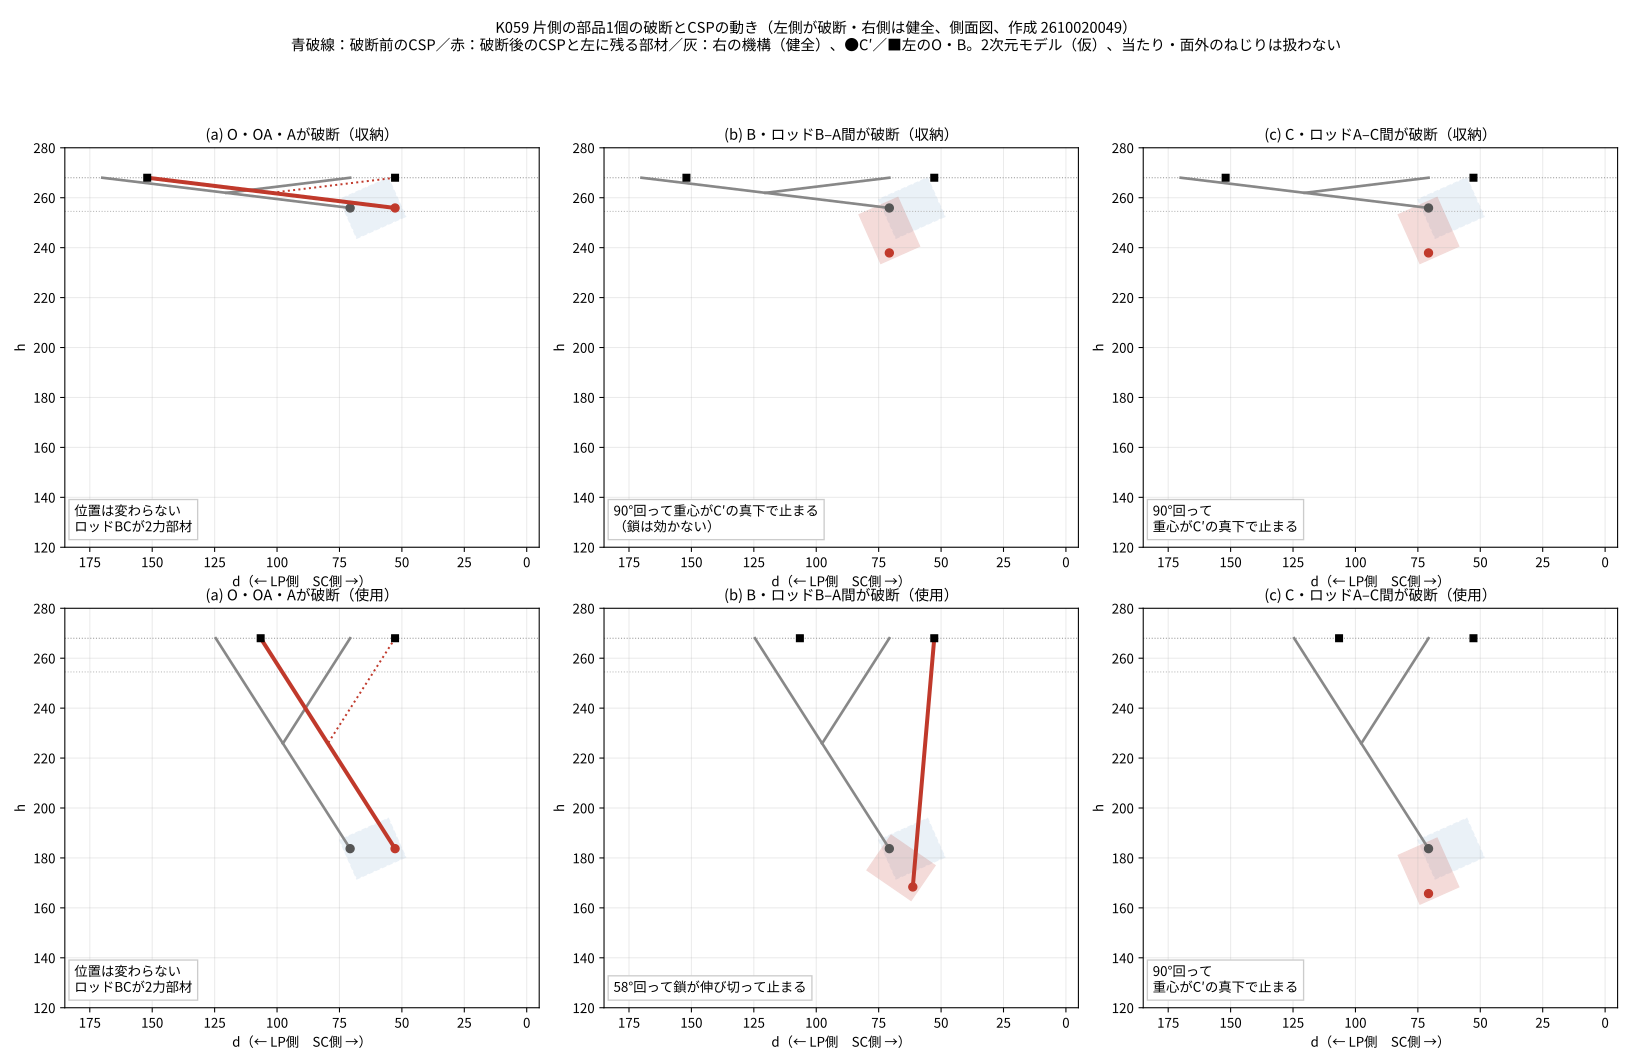

This chart was generated by the following Python code:
# K059 片側の部品1個の破断とCSPの動き（STEP4 4-3、単一故障の確認）
# 左側の機構の部品（短リンクOA・長リンクBAC・支点O/A/B/C）を1個ずつ破断させ、残りで釣り合う位置と左右の分担を求める。右側は健全。
# モデル（側面 d-h 面に投影した2次元、仮）：
#   ・右のC′は健全な右機構に固定され、ピン（x軸まわりに回れる）。CSP（保持具込みの剛体）はC′まわりの回転（ピッチ）1自由度を持つ。
#   ・左のCはCSP上でC′から d方向に−18（Δd、K049配置β）。CSP重心はcsp.pyの断面の図心。荷重はLC1 W=(7.90+7.4)×9.81。
#   ・左の駆動（ねじ・キャリッジ）は健全でBの位置は動かない。駆動の破損は別の故障点（K030 F5：落下止めで対応）。
#   ・面外（x方向）のねじり（ロール）は扱わない。部品どうし・周囲との当たりは考えない。
# 破断ごとの残り：
#   (a) O・OA・A：ロッドBCがB・Cのピンだけで残る（2力部材）。CSPの回転はこれで止まり、位置は変わらない。
#   (b) B・ロッドのB–A間：O–A–Cの2本の鎖が残る。鎖が伸び切る（|OC|=100）まではCSPを止められない。
#   (c) C・ロッドのA–C間：左はCSPから切り離される。
import math, json, csv, subprocess
import matplotlib; matplotlib.use('Agg'); import matplotlib.pyplot as plt
from matplotlib.patches import Polygon
plt.rcParams['font.family']='Noto Sans CJK JP'
TS=subprocess.run(['date','+%y%m%d%H%M'],capture_output=True,text=True,env={'TZ':'Asia/Tokyo'}).stdout.strip()
NAME='K059_片側の部品1個の破断とCSPの動き'
g=9.81; W=(7.90+7.4)*g; a=50.0; CS=255.885; ST=72.16; t0=268-CS; DL,DR=52.73,70.73
prof=[i['p'] for i in json.load(open('/tmp/c56.json',encoding='utf-8'))['items'] if i['t']=='poly' and i['view']=='side']
def cen(P):
    A=cx=cy=0
    for i in range(len(P)):
        x0,y0=P[i]; x1,y1=P[(i+1)%len(P)]; c=x0*y1-x1*y0; A+=c; cx+=(x0+x1)*c; cy+=(y0+y1)*c
    return cx/(3*A), cy/(3*A)
def pose(Od,s):
    oc=t0+ST*s; C=(Od,268-oc); ph=math.asin(oc/(2*a)); B=(Od+2*a*math.cos(ph),268.0); A=((B[0]+C[0])/2,(B[1]+C[1])/2)
    return dict(O=(Od,268.0),A=A,B=B,C=C,phi=math.degrees(ph))
def rot(p,c,t):
    x,y=p[0]-c[0],p[1]-c[1]; return (c[0]+x*math.cos(t)-y*math.sin(t), c[1]+x*math.sin(t)+y*math.cos(t))
rows=[]; figdata=[]
for si,pos in enumerate(('収納','使用')):
    L=pose(DL,si); R=pose(DR,si); Cp=R['C']; C=L['C']; G=cen(prof[si]); P=prof[si]
    # (a) ロッドBCが2力部材：CSPの釣り合い（W at G、左はBC方向の軸力T at C、右C′は力Fd,Fh、モーメントなし）
    ux,uy=(L['B'][0]-C[0])/100,(L['B'][1]-C[1])/100      # CからBへの単位ベクトル（引張でCSPを引く向き）
    # C′まわりのモーメント：r_C×(T u) + r_G×(0,−W) = 0
    rC=(C[0]-Cp[0],C[1]-Cp[1]); rG=(G[0]-Cp[0],G[1]-Cp[1])
    T=-(rG[0]*(-W))/(rC[0]*uy-rC[1]*ux)
    Fd=-T*ux; Fh=W-T*uy
    rows.append([pos,'(a) O・OA・A','動かない（ロッドBCが2力部材で残る）','0.0','%.0f'%T,'%.0f'%(T*uy),'%.0f'%Fh,'%.0f'%Fd,'左ロッドの角度 %.1f°'%L['phi']])
    # 健全時の参考（左右のC点の鉛直分担：C′まわりのモーメント）
    VL=-(rG[0]*(-W))/rC[0]
    # (c) 左切り離し：CSPはC′まわりに回り、重心がC′の真下に来て止まる
    th_c=math.atan2(rG[0],-rG[1])  # 重心をC′真下へ回す角度（反時計回り正）
    th_c=-(math.atan2(rG[1],rG[0])+math.pi/2)
    th_c=(th_c+math.pi)%(2*math.pi)-math.pi
    rows.append([pos,'(c) C・ロッドのA–C間','CSPがC′まわりに回る（重心がC′の真下で止まる）','%.1f'%math.degrees(th_c),'0','0','%.0f'%W,'0','当たりは考えない'])
    # (b) 鎖O–A–C：|OC|≦100の範囲で重心が最も下がる角度（伸び切れば鎖が止める）
    best=None
    for k in range(-3600,3601):
        t=math.radians(k/10); Cn=rot(C,Cp,t)
        if math.hypot(Cn[0]-L['O'][0],Cn[1]-L['O'][1])>100: continue
        Gn=rot(G,Cp,t)
        # 回転を始めの位置から連続にたどる（0から外へ）ため、|t|が小さい側から到達可能な範囲を使う
        if best is None or Gn[1]<best[1]-1e-9: best=(t,Gn[1])
    # 連続性：0から増やす・減らす両方向で、鎖が伸び切るか重心最下点に達するまで
    def sweep(sg):
        t=0.0; h=rot(G,Cp,0)[1]
        while True:
            t2=t+sg*math.radians(0.1); Cn=rot(C,Cp,t2)
            if math.hypot(Cn[0]-L['O'][0],Cn[1]-L['O'][1])>100: return t,True
            h2=rot(G,Cp,t2)[1]
            if h2>h: return t,False
            t,h=t2,h2
            if abs(t)>2*math.pi: return t,False
    # 重心が下がる向きに回る
    sg=1 if rot(G,Cp,math.radians(0.1))[1]<rot(G,Cp,0)[1] else -1
    tb,caught=sweep(sg)
    if caught:
        Cn=rot(C,Cp,tb); Gn=rot(G,Cp,tb)
        ux2,uy2=(L['O'][0]-Cn[0])/100,(L['O'][1]-Cn[1])/100
        rC2=(Cn[0]-Cp[0],Cn[1]-Cp[1]); rG2=(Gn[0]-Cp[0],Gn[1]-Cp[1])
        T2=-(rG2[0]*(-W))/(rC2[0]*uy2-rC2[1]*ux2); Fh2=W-T2*uy2; Fd2=-T2*ux2
        rows.append([pos,'(b) B・ロッドのB–A間','CSPがC′まわりに回り、鎖O–A–Cが伸び切って止まる','%.1f'%math.degrees(tb),'%.0f'%T2,'%.0f'%(T2*uy2),'%.0f'%Fh2,'%.0f'%Fd2,'止まるまでは自由に揺れる'])
    else:
        rows.append([pos,'(b) B・ロッドのB–A間','鎖が伸び切る前に重心がC′の真下に来る＝(c)と同じ','%.1f'%math.degrees(tb),'0','0','%.0f'%W,'0','鎖は効かない'])
    figdata.append((pos,L,R,G,P,Cp,th_c,tb,caught,VL))
out='/mnt/user-data/outputs/%s_%s.csv'%(TS,NAME)
with open(out,'w',encoding='utf-8-sig',newline='') as f:
    w=csv.writer(f)
    w.writerow(['K059 片側の部品1個の破断とCSPの動き（左側が破断、右側は健全、LC1 W=%.1fN）'%W])
    w.writerow(['側面d-h面の2次元モデル（仮）。CSPは右C′まわりのピッチ回転のみ。駆動は健全。面外のねじり・当たりは扱わない。健全時の左C点の鉛直分担：収納 %.0fN・使用 %.0fN'%(figdata[0][9],figdata[1][9])])
    w.writerow([])
    w.writerow(['位置','破断する部品','CSPの動き','CSPの回転角(°)','左の残り部材の軸力(N)','左が持つ鉛直力(N)','右C′の鉛直力(N)','右C′の水平力 d方向(N)','備考'])
    w.writerows(rows)
# 図
fig,axs=plt.subplots(2,3,figsize=(17,11))
titles=['(a) O・OA・Aが破断','(b) B・ロッドB–A間が破断','(c) C・ロッドA–C間が破断']
for i,(pos,L,R,G,P,Cp,th_c,tb,caught,VL) in enumerate(figdata):
    for j in range(3):
        ax=axs[i][j]
        ax.axhline(268,color='#999',lw=0.8,ls=':'); ax.axhline(254.5,color='#bbb',lw=0.8,ls=':')
        ax.add_patch(Polygon(P,closed=True,fc='#2C6FB0',alpha=0.10,ec='#2C6FB0',ls='--'))
        ax.plot(*zip(R['O'],R['A']),color='#888',lw=2); ax.plot(*zip(R['B'],R['C']),color='#888',lw=2)
        ax.plot(*R['C'],'o',color='#555',ms=6)
        if j==0:
            ax.plot(*zip(L['B'],L['C']),color='#C0392B',lw=3); ax.plot(*zip(L['O'],L['A']),color='#C0392B',lw=1.5,ls=':')
            Pn=P; Cn=L['C']; txt='位置は変わらない\nロッドBCが2力部材'
        else:
            t=tb if j==1 else th_c
            Pn=[rot(p,Cp,t) for p in P]; Cn=rot(L['C'],Cp,t)
            if j==1:
                if caught:
                    Am=((L['O'][0]+Cn[0])/2,(L['O'][1]+Cn[1])/2)
                    ax.plot(*zip(L['O'],Am,Cn),color='#C0392B',lw=3)
                txt='%.0f°回って%s'%(abs(math.degrees(t)),'鎖が伸び切って止まる' if caught else '重心がC′の真下で止まる\n（鎖は効かない）')
            else: txt='%.0f°回って\n重心がC′の真下で止まる'%abs(math.degrees(t))
            ax.add_patch(Polygon(Pn,closed=True,fc='#C0392B',alpha=0.18,ec='#C0392B'))
        ax.plot(*Cn,'o',color='#C0392B',ms=6); ax.plot(*L['O'],'s',color='k',ms=5); ax.plot(*L['B'],'s',color='k',ms=5)
        ax.set_title('%s（%s）'%(titles[j],pos),fontsize=11)
        ax.text(0.02,0.04,txt,transform=ax.transAxes,fontsize=10,bbox=dict(fc='w',ec='#ccc'))
        ax.set_xlim(185,-5); ax.set_ylim(120,280); ax.set_aspect('equal'); ax.grid(alpha=0.25)
        ax.set_xlabel('d（← LP側　SC側 →）'); ax.set_ylabel('h')
fig.suptitle('K059 片側の部品1個の破断とCSPの動き（左側が破断・右側は健全、側面図、作成 %s）\n'
 '青破線：破断前のCSP／赤：破断後のCSPと左に残る部材／灰：右の機構（健全）、●C′／■左のO・B。2次元モデル（仮）、当たり・面外のねじりは扱わない'%TS,fontsize=11)
plt.tight_layout(rect=(0,0,1,0.94))
svg='/mnt/user-data/outputs/%s_%s.svg'%(TS,NAME); fig.savefig(svg); fig.savefig('/tmp/k059.png',dpi=80)
for r in rows: print(r)
